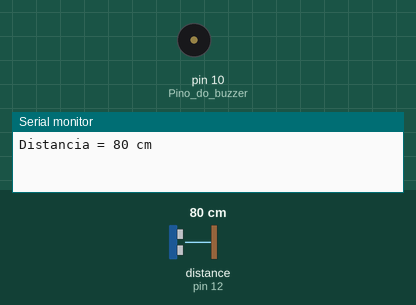
Simulated run of this sketch. Board: Arduino Uno, built with avr-gcc and run on an emulated ATmega328P. Parts: buzzer (waves = sounding), the last lines printed to the serial monitor. The test bench sets the inputs (shaded band); at power-on: distance to the obstacle (sensor on pin 12) 80 cm. The echo pulse lasts 58.3 µs per cm.

Above: at 1.6 s.
1.7 s: distance to the obstacle (sensor on pin 12) set to 6 cm
At 2.57 s:
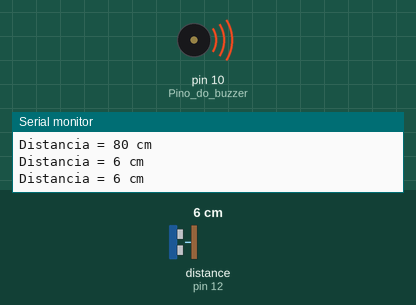
5.2 s: distance to the obstacle (sensor on pin 12) set to 3 cm
At 5.9 s:
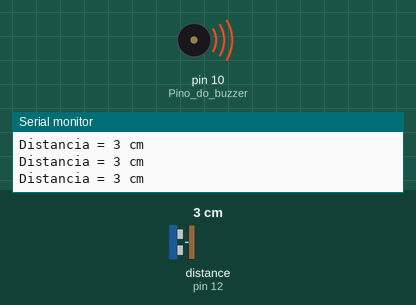
8.9 s: distance to the obstacle (sensor on pin 12) set to 35 cm
At 9.12 s:
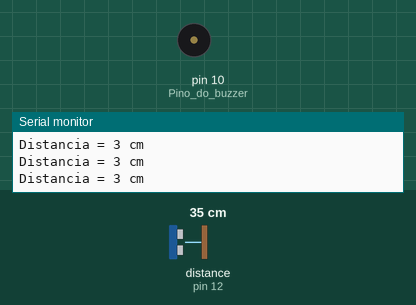
12.4 s: distance to the obstacle (sensor on pin 12) set to 4 cm
At 13.2 s:
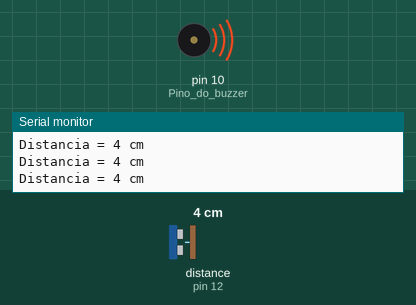
Timing chart, 0 to 14.9 s (numbered marks = the images above; inputs shaded):
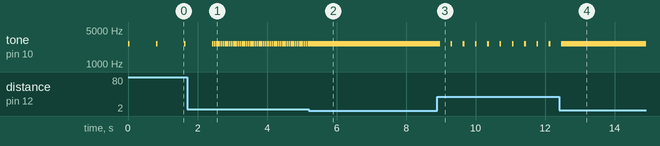

Measured:
- the behaviour switches between 5 and 4 cm on distance to the obstacle (sensor on pin 12) (found by bisection; images 1 and 2)
- after the input at 1.7 s, tone on pin 10 (Pino_do_buzzer): alternates 2600 Hz for 0.05 s and silent for 0.01 s, starting after 0.78 s
- after the input at 5.2 s, tone on pin 10 (Pino_do_buzzer): goes on until 5.2 s, then stays 2600 Hz
- after the input at 8.9 s, tone on pin 10 (Pino_do_buzzer): alternates 2600 Hz for 0.05 s and silent for 0.30 s, starting after 0.08 s
- after the input at 12.4 s, tone on pin 10 (Pino_do_buzzer): goes on until 12.5 s, then stays 2600 Hz
- by itself, tone on pin 10 (Pino_do_buzzer): alternates 2600 Hz for 0.05 s and silent for 0.76 s

The sketch:

Pratica20_Sensor_Ultrassom_buzzer.ino
```cpp
#include <Ultrasonic.h>

#define pino_trigger 13 //Define o pino para o trigger
#define pino_echo 12    //Define o pino para o echo

Ultrasonic ultrassom(pino_trigger, pino_echo);//Inicializa o sensor nos pinos definidos acima

void setup() {
   Serial.begin(9600); //Habilita Comunicação Serial a uma taxa de 9600 bauds.
   pinMode(10,OUTPUT); //Pino do buzzer
}

void loop() {
   long distancia = ultrassom.Ranging(CM);// retorna a distancia em centímetros(CM)
   if(distancia<100){
      tone(10,2600,50);
      delay(distancia*10);
   }
   Serial.print("Distancia = ");
   Serial.print(distancia); //imprime o valor da variável distancia
   Serial.println(" cm");
   //delay(1000);
}
```
